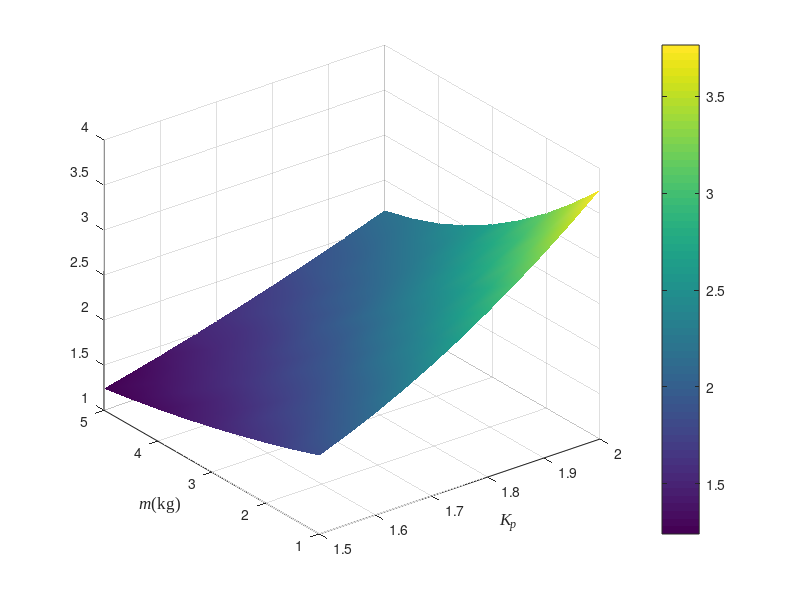

Write MATLAB code to recreate this figure.
y=1:0.5:5;
% x=15:0.5:20;%kp
x=1.5:0.05:2;%kd
[x,y]=meshgrid(x,y);
%z=(0.001148*x.^2-0.04802*x+0.5329).*y.^2+(-0.01076*x.^2+0.4567*x-5.236).*y+(0.03197*x.^2-1.43*x+18.77);%kp
 z=(0.1809*x.^2-0.5284*x+0.40033).*y.^2+(-1.651*x.^2+4.665*x-3.529).*y+(4.462*x.^2-10.82*x+8.293);%kd
surf(x,y,z),xlabel('{\it{{K}_p}}','FontName','Times New Roman','FontSize',12),ylabel('{\it{m}}(kg)','FontName','Times New Roman','FontSize',12)
shading flat
shading interp
cmap=colorbar;